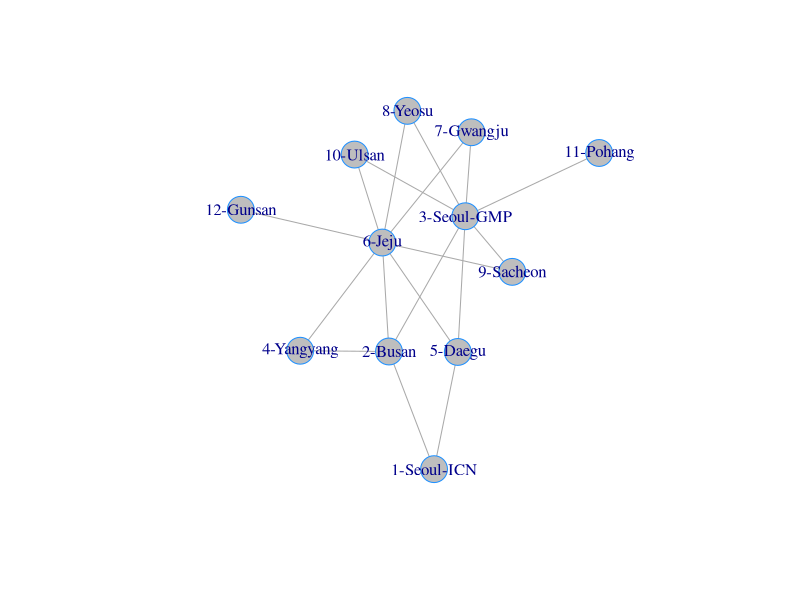

Generate this figure with R:
## ---- chunk 1
library(igraph)
airports = c("1-Seoul-ICN","2-Busan","3-Seoul-GMP","4-Yangyang","5-Daegu","6-Jeju","7-Gwangju","8-Yeosu","9-Sacheon","10-Ulsan","11-Pohang","12-Gunsan")
A = rbind(c(0,1,0,0,1,0,0,0,0,0,0,0),
c(1,0,1,1,0,1,0,0,0,0,0,0),
c(0,1,0,0,1,0,1,1,1,1,1,0),
c(0,1,0,0,0,1,0,0,0,0,0,0),
c(1,0,1,0,0,1,0,0,0,0,0,0),
c(0,1,0,1,1,0,1,1,1,1,0,1),
c(0,0,1,0,0,1,0,0,0,0,0,0),
c(0,0,1,0,0,1,0,0,0,0,0,0),
c(0,0,1,0,0,1,0,0,0,0,0,0),
c(0,0,1,0,0,1,0,0,0,0,0,0),
c(0,0,1,0,0,0,0,0,0,0,0,0),
c(0,0,0,0,0,1,0,0,0,0,0,0))
g=graph_from_adjacency_matrix(A,mode='undirected')
coords = layout_with_fr(g)
V(g)$label = airports
plot(g, vertex.color='gray', layout=coords,vertex.frame.color="dodgerblue")
## ---- chunk 2
A = rbind(c(0,1,0,0,1,0,0,0,0,0,0,0),c(1,0,1,1,0,1,0,0,0,0,0,0),
c(0,1,0,0,1,0,1,1,1,1,1,0),c(0,1,0,0,0,1,0,0,0,0,0,0),
c(1,0,1,0,0,1,0,0,0,0,0,0),c(0,1,0,1,1,0,1,1,1,1,0,1),
c(0,0,1,0,0,1,0,0,0,0,0,0),c(0,0,1,0,0,1,0,0,0,0,0,0),
c(0,0,1,0,0,1,0,0,0,0,0,0),c(0,0,1,0,0,1,0,0,0,0,0,0),
c(0,0,1,0,0,0,0,0,0,0,0,0),c(0,0,0,0,0,1,0,0,0,0,0,0))
A
